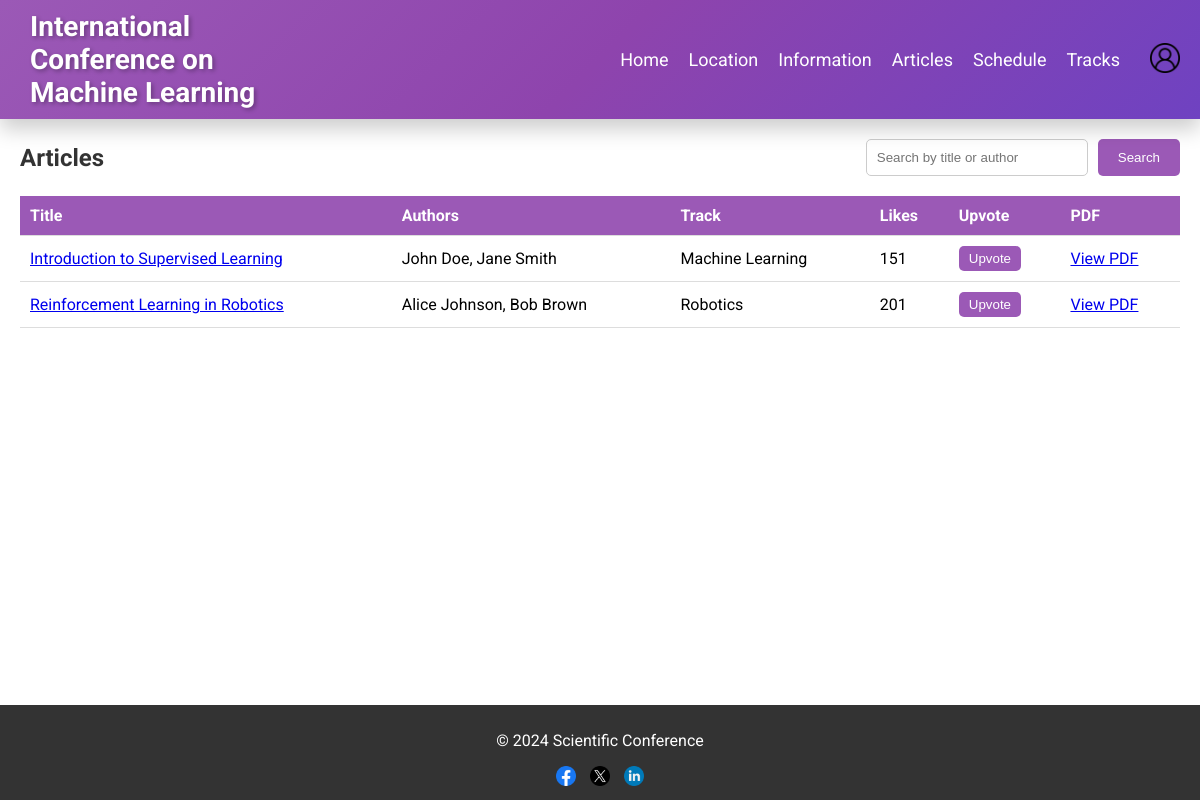
The app's page /articles.php with its own data.
### tables this page shows
CREATE TABLE `conference` (
  `id` int(11) NOT NULL,
  `name` varchar(255) NOT NULL,
  `location` varchar(255) NOT NULL,
  `start_date` date NOT NULL,
  `end_date` date NOT NULL,
  `inviting_paragraph` text DEFAULT NULL,
  `full_address` text NOT NULL DEFAULT '',
  `city` text NOT NULL DEFAULT '',
  `venue_name` text NOT NULL DEFAULT '',
  `venue_description` text NOT NULL DEFAULT '',
  `venue_contact` text NOT NULL DEFAULT '',
  `image_url` text NOT NULL DEFAULT '',
  `additional_info` text NOT NULL DEFAULT ''
);

CREATE TABLE `articles` (
  `id` int(11) NOT NULL,
  `track_id` int(11) NOT NULL,
  `title` varchar(255) NOT NULL,
  `authors` varchar(250) NOT NULL,
  `description` varchar(2000) DEFAULT NULL,
  `pdf_link` varchar(255) DEFAULT NULL,
  `likes` int(11) DEFAULT 0,
  `image_url` text DEFAULT NULL
);

CREATE TABLE `tracks` (
  `id` int(11) NOT NULL,
  `conference_id` int(11) NOT NULL,
  `name` varchar(255) NOT NULL,
  `description` text DEFAULT NULL
);

### articles.php (the view, shortened to what this page needs)
<?php
include 'config.php';
$conference = $conn->query("SELECT * FROM conference WHERE id = 1")->fetch_assoc();
$search_query = "";
$search_result = null;
if ($_SERVER['REQUEST_METHOD'] == 'POST') {
    $search_query = $_POST['search'];
    $stmt = $conn->prepare("SELECT articles.*, tracks.name AS track_name FROM articles
                            JOIN tracks ON articles.track_id = tracks.id
                            WHERE articles.title LIKE ? OR articles.authors LIKE ?");
    $search_term = "%" . $search_query . "%";
    $stmt->bind_param("ss", $search_term, $search_term);
    $stmt->execute();
    $search_result = $stmt->get_result();
} else {
    $search_result = $conn->query("SELECT articles.*, tracks.name AS track_name FROM articles
                                   JOIN tracks ON articles.track_id = tracks.id");
}
?>
<!DOCTYPE html>
<html lang="en">
<head>
    <link rel="stylesheet" href="css/styles.css">
</head>
<body>
    <div class="wrapper">
        <?php include 'header.php'; ?>
        <main>
            <div class="main-container">
                <div class="article-header">
                    <h2>Articles</h2>
                    <form action="articles.php" method="post" class="search-form">
                        <input type="text" name="search" placeholder="Search by title or author" value="<?php echo htmlspecialchars($search_query); ?>">
                        <input type="submit" value="Search">
                    </form>
                </div>
                <table>
                    <thead>
                        <tr>
                            <th>Title</th>
                            <th>Authors</th>
                            <th>Track</th>
                            <th>Likes</th>
                            <th>Upvote</th>
                            <th>PDF</th>
                        </tr>
                    </thead>
                    <tbody>
                        <?php while ($row = $search_result->fetch_assoc()): ?>
                        <tr>
                            <td><a href="article_detail.php?id=<?php echo $row['id']; ?>"><?php echo $row['title']; ?></a></td>
                            <td><?php echo $row['authors']; ?></td>
                            <td><?php echo $row['track_name']; ?></td>
                            <td id="likes-<?php echo $row['id']; ?>"><?php echo $row['likes']; ?></td>
                            <td><button class="upvote-btn" data-article-id="<?php echo $row['id']; ?>">Upvote</button></td>
                            <td><a href="<?php echo $row['pdf_link']; ?>" target="_blank">View PDF</a></td>
                        </tr>
                        <?php endwhile; ?>
                    </tbody>
                </table>
            </div>
        </main>
        <?php include 'footer.php'; ?>
    </div>
</body>
</html>

### header.php (shortened to what this page needs)
<!DOCTYPE html>
<html lang="en">
<head>
    <link rel="stylesheet" href="css/styles.css">
</head>
<body>
    <header class="main-header">
        <div class="header-content">
            <div class="logo">
                <h1><?php echo isset($conference['name']) ? $conference['name'] : 'Conference'; ?></h1>
            </div>
            <nav>
                <ul>
                    <li><a href="index.php">Home</a></li>
                    <li><a href="location.php">Location</a></li>
                    <li><a href="info.php">Information</a></li>
                    <li><a href="articles.php">Articles</a></li>
                    <li><a href="schedule.php">Schedule</a></li>
                    <li><a href="tracks.php">Tracks</a></li>
                </ul>
                <div class="account-icon">
                    <a href="login.php"><img src="imgs/account-icon.png" alt="Account"></a>
                </div>
            </nav>
        </div>
    </header>

### css/styles.css (style rules this page uses)
body { font-family: 'Roboto', sans-serif; margin: 0; padding: 0; background-color: #f4f4f4; display: flex; flex-direction: column; min-height: 100vh; }
.wrapper { display: flex; flex-direction: column; flex: 1; }
header.main-header { background: linear-gradient(135deg, #9b59b6, #8e44ad, #6f42c1); color: white; padding: 10px 0; text-align: left; position: relative; box-shadow: 0 10px 20px rgba(0, 0, 0, 0.2); }
.header-content { display: flex; justify-content: space-between; align-items: center; padding: 0 20px; }
header .logo { flex: 1; }
header .logo h1 { font-size: 28px; margin: 0; padding-left: 10px; text-shadow: 2px 2px 4px rgba(0, 0, 0, 0.3); }
header nav { flex: 3; display: flex; justify-content: flex-end; }
header nav ul { list-style: none; padding: 0; margin: 0; display: flex; align-items: center; }
header nav ul li { margin: 0 10px; }
header nav ul li a { color: white; text-decoration: none; font-size: 18px; transition: color 0.3s, transform 0.3s; }
header .account-icon { margin-left: 20px; }
header .account-icon img { width: 30px; height: 30px; }
main { flex: 1; padding: 20px; background-color: white; box-shadow: 0 4px 6px rgba(0, 0, 0, 0.1); }
main { padding: 20px; }
.article-header { display: flex; justify-content: space-between; align-items: center; margin-bottom: 20px; }
.article-header h2 { margin: 0; color: #333; }
.search-form { display: flex; }
.search-form input[type="text"] { padding: 10px; border-radius: 5px; border: 1px solid #ccc; margin-right: 10px; width: 200px; }
.search-form input[type="submit"] { padding: 10px 20px; background-color: #9b59b6; color: white; border: none; border-radius: 5px; cursor: pointer; transition: background-color 0.3s; }
table { width: 100%; border-collapse: collapse; }
table thead { background-color: #f4f4f4; }
table th, table td { padding: 10px; text-align: left; border-bottom: 1px solid #ddd; }
table th { background-color: #9b59b6; color: white; }
.upvote-btn { padding: 5px 10px; background-color: #9b59b6; color: white; border: none; border-radius: 5px; cursor: pointer; transition: background-color 0.3s; }

### records on screen
conference: name "International Conference on Machine Learning"
articles: title "Introduction to Supervised Learning", authors "John Doe, Jane Smith", track.name "Machine Learning", likes "151"
articles: title "Reinforcement Learning in Robotics", authors "Alice Johnson, Bob Brown", track.name "Robotics", likes "201"
